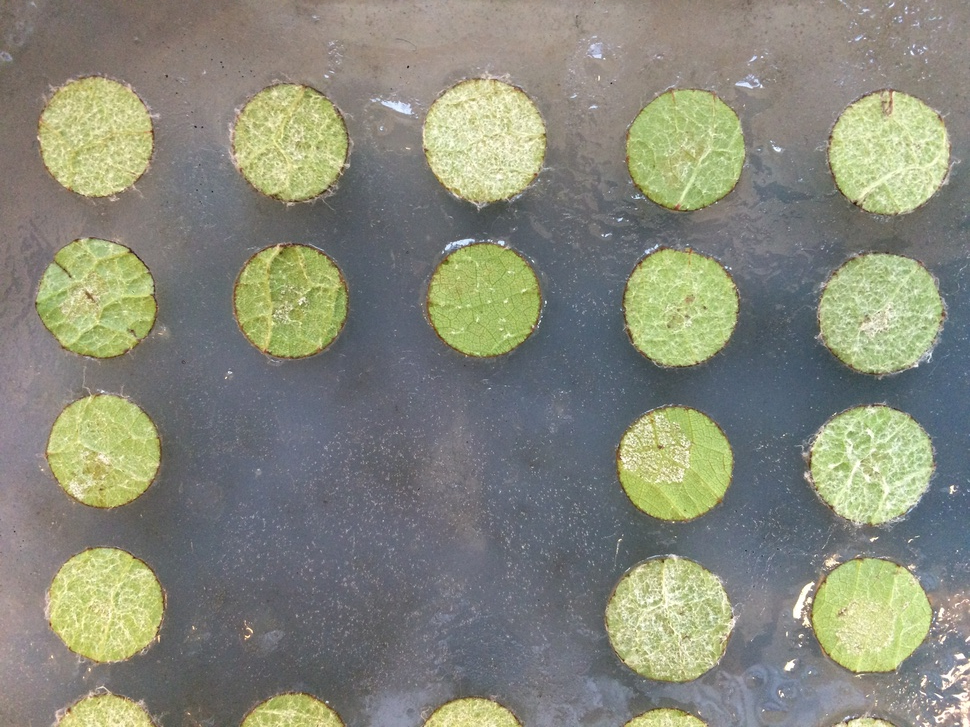
#> input picture HCtestpics/1.JPG, 970 x 727 px, shrunk from 3264 x 2448 before the run, found by its file name
$ python values.py
#> lines starting #> are read from the running program, lines starting #| are printed output that depends on the picture; after the words box and inside, x2 and y2 are one past the last pixel; in counts of white or black regions, pixels touching at a corner belong together
#Here we import libraries whose functions will be called throughout the script.
import cv2
import math
import numpy as np
import itertools
import argparse
import multiprocessing
from multiprocessing.dummy import Pool as ThreadPool

#argparse is a simple way to allow for a command-line interface with the script.
parser = argparse.ArgumentParser(description='High-Throughput Downy Mildew Phenotyping - Obtaining ratings')
parser.add_argument('-ext', type=str, default='jpg',
                    help='Image file extension. Default: jpg')
parser.add_argument('-s', type=int, default=1,
                    help='First image name. Default: 1')
parser.add_argument('-e', type=int, default=1,
                    help='Last image name. If only one image is to be analyzed, set -e to what -s is. Default: 1')
parser.add_argument('-r', type=int, default=4,
                    help='Number of rows in image. Default: 4')
parser.add_argument('-dist', type=int, default=200,
                    help='Distance in pixels of how far vertically in one direction the program should search for circle centers from the center of a row. Default: 200')
parser.add_argument('-sub', type=int, default=20,
                    help='Value in pixels that will be subtracted from the circle radii, which are measured also in pixels. This is used to avoid leaf disc outer edges being taken into account in the calculation of disease severity. Default: 20')
parser.add_argument('-l', type=int, default=255,
                    help='Threshold value for L in Lab color space. Default: 255')
parser.add_argument('-a', type=int, default=130,
                    help='Threshold value for a in Lab color space. This threshold is inversed. Default: 130')
parser.add_argument('-b', type=int, default=150,
                    help='Threshold value for b in Lab color space. Default: 150')
parser.add_argument('-can1', type=int, default=5,
                    help='Lower hysteresis parameter in pixels for the Canny filter. Values below this threshold are not kept. Default: 5')
parser.add_argument('-can2', type=int, default=70,
                    help='Upper hysteresis parameter in pixels for the Canny filter. Values above this threshold are kept. Values in between this parameter and the lower parameter only are kept if they are connected by a pixel above this parameter. Default: 70')
parser.add_argument('-minrad', type=int, default=145,
                    help='Minimum circle radius parameter in pixels for the Hough circle transform. Default: 145')
parser.add_argument('-maxrad', type=int, default=210,
                    help='Maximum circle radius parameter in pixels for the Hough circle transform. Default: 210')
parser.add_argument('-cdist', type=int, default=400,
                    help='Minimum distance between the centers of the detected circles. Default: 400')
parser.add_argument('-circlethresh', type=int, default=30,
                    help='The accumulator threshold for the circle centers for the Hough circle transform. Smaller values will mean more circles will be detected. Default: 30')
parser.add_argument('-linethresh', type=int, default=200,
                    help='The accumulator threshold for the lines in the probabilistic Hough line transform algorithm. Smaller values will mean more lines will be detected. Default: 200')
parser.add_argument('-minline', type=int, default=75,
                    help='The minimum line length that will be dectect with the probabilistic Hough line transform algorithm. Default: 75')
parser.add_argument('-o', type=str, default='values.csv',
                    help='Output csv file name. Default: values.csv')
args = parser.parse_args()


#ThreadPool() tells the program how many CPU cores to use while running the program.
#multiprocessing.cpu_count() obtains the total number of CPU cores that you have. This can be changed to any number,
#but inputting a number greater than the number of CPU cores you have might actually slow down the program.
pool = ThreadPool(multiprocessing.cpu_count())
#my_imgs holds a list of numbers that correspond to image files in the current directory.
#This is used to tell the cores what images you want analyzed and in what order (output order is the same as input order).
my_imgs = list(range(args.s, (args.e + 1)))

def getvals(n):
    #cv2.imread reads the (color) image in BGR format. The first %s in %s.%s is changed to n, or the current image the program is analyzing (staring with the first image in my_imgs), while
    #the second %s is changed to args.ext, or the current image's file extension name. The s in %s tells to make n and args.ext a string (image file names are strings).
    #A color image is loaded into memory as an array of three matricies holding values 0 through 255. Each matrix corresponds to either the blue, green, or red slice of the image.
    #A matrix is a two-dimensional array of numbers arranged in rows and columns. The dimension of the matrix depends on the image resolution.
#> called with n = 1
    img = cv2.imread(filename = '%s.%s' % (n, args.ext))
#> img is the input picture: shape (727, 970, 3); mean B, G, R 122.8, 137.6, 135.8

    #cv2.cvtColor converts a color image from one color space to another. In this case we are converting img from the BGR color space to the LAB color space.
    lab = cv2.cvtColor(img, code = cv2.COLOR_BGR2LAB)
#> lab: shape (727, 970, 3); mean of channels 0, 1, 2 144.1, 125.3, 135.1
    #cv2.split splits an image into individual slices of a color format. In this case we are splitting an image in LAB color space into three grayscale images that hold the L, A, and B slices.
    #A grayscale image is one that holds values from 0 (black) to 255 (white).
    l,a,b = cv2.split(lab)

    #cv2.threshold takes a grayscale image, a threshold value, a maximum value, and a thresholding type.
    #Using THRESH_BINARY, what cv2.threshold does is it takes all the values in the input grayscale image that are greater than the threshold value and sets them to 255 (white), the maximum value.
    #The rest of the pixels are then set to 0 (black). The output image is stored in thresh_l in this case. ret returns the threshold value.
    ret, thresh_l = cv2.threshold(l, thresh = args.l, maxval = 255, type = cv2.THRESH_BINARY)
#> thresh_l: shape (727, 970); every value is 0
    #Using THRESH_BINARY_INV, pixels greater than the threshold value are set to 0 (black), while the rest are set to 255 (white), the maximum value.
    ret, thresh_a = cv2.threshold(a, thresh = args.a, maxval = 255, type = cv2.THRESH_BINARY_INV)
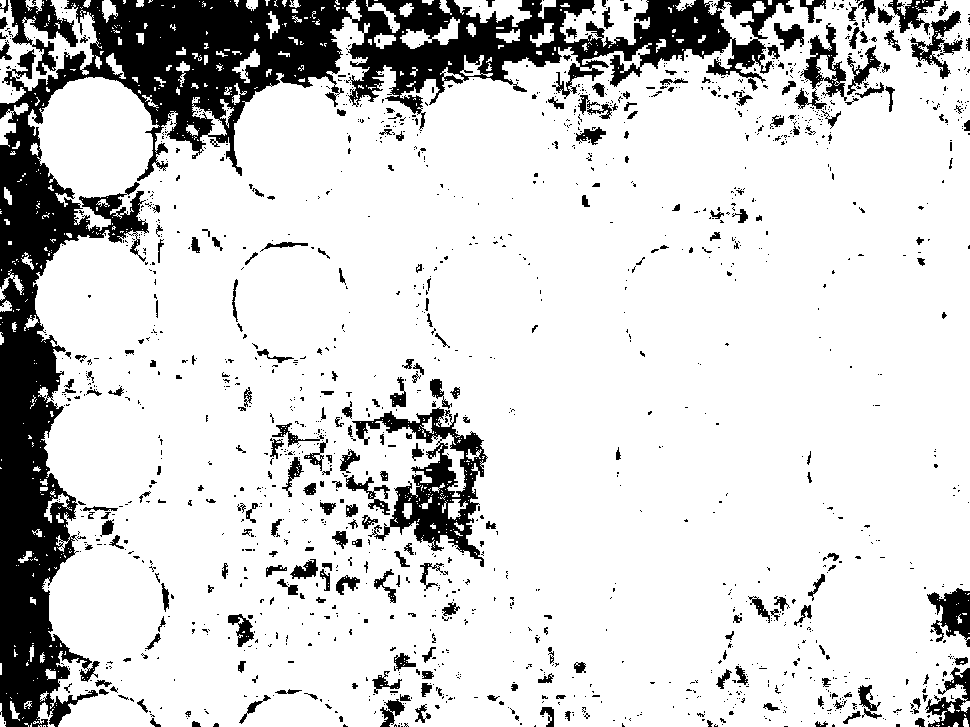
#> thresh_a: shape (727, 970); 83.1% white; 1572 black regions (1307 under 20 px), largest, box (x1, y1, x2, y2) and area: (0, 0, 794, 727) 80689, (352, 407, 488, 567) 6826, (10, 0, 78, 75) 1976
#> ret = 130
    ret, thresh_b = cv2.threshold(b, thresh = args.b, maxval = 255, type = cv2.THRESH_BINARY)
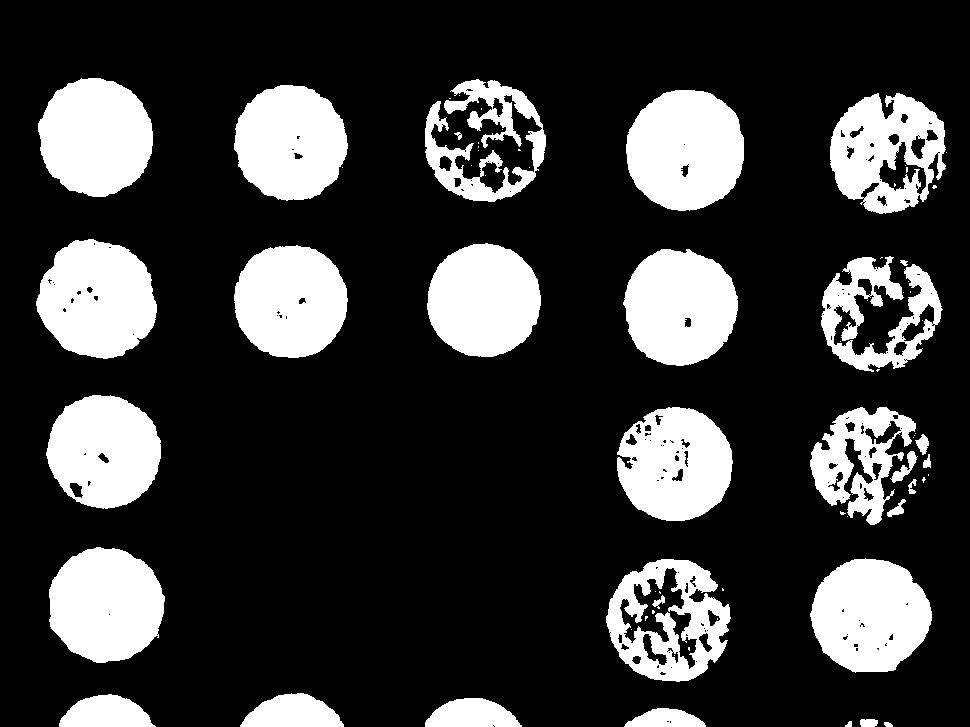
#> thresh_b: shape (727, 970); 22.5% white; 73 white regions (42 under 20 px), largest, box (x1, y1, x2, y2) and area: (626, 90, 744, 211) 11288, (36, 239, 157, 359) 10863, (38, 78, 153, 197) 10616
#> ret = 150

    #cv2.bitwise_or takes two images (in our case, but it can also take scalars) of the same size and determines which elements of the input matricies are the same and which are different.
    #The same elements are given the value of the two input matricies at that element in the output matrix. The different elements are given the higher value out of the two input matricies at that element in the output matrix.
    mask1 = cv2.bitwise_or(thresh_b, thresh_l)
    #cv2.bitwise_and does the same as above except the different elements are given the lower value out of the two input matricies at that element in the output matrix.
    mask1 = cv2.bitwise_and(mask1, thresh_a)
#> mask1: shape (727, 970); 22.4% white; 74 white regions (42 under 20 px), largest, box (x1, y1, x2, y2) and area: (626, 90, 744, 211) 11244, (36, 239, 156, 359) 10838, (38, 78, 153, 197) 10542
    #The mask parameter does not alter how cv2.bitwise_and operates, but the final output matrix elements are given values only if the mask parameter input matrix has a value other than 0 in those elements, otherwise
    #the output matrix elements will be 0.
    orig = cv2.bitwise_and(img, img, mask = mask1)

    #Here we split out original image in BGR color space into three grayscale images that hold the B, G, and R slices.
    b, g, r = cv2.split(img)

    #The Wallis filter algorithm equalizes the lighting conditions across an image using the local statistics of the image. Given a specified desired mean and standard deviation, the algorithm will break up
    #the image into squares and will adjust the mean and standard deviation to be more like that desired. In our case, we only care about adjusting the standard deviation.
    #This abridged Wallis filter code was implemented with help from Konrad Wenzel, and was originally fully implemented in ImgTool (http://kaydoubleu.de/?page_id=188).

    #We specify how big the sides of the squares will be by the kernel_size parameter. stddev is the desired standard deviation.
    kernel_size = 149
    stddev = 100

    #np.float32 changes the type of b from uint8 to float32. This allows us to have decimals in our calculations. We use the blue slice of the image because it highlights the sporulation phenotype better than other slices.
    b = np.float32(b)
    #cv2.boxFilter convolutes the input image with a kernel matrix filled with ones, the size of which is specified by ksize (149 x 149 kernel in our case). The resulting image pixel values will be means of the pixels in the kernel
    #placed above the corresponding pixels in the original image. ddepth of -1 specifies that mean_mat will be the same type as b (float32).
    mean_mat = cv2.boxFilter(b, ddepth = -1, ksize = (kernel_size, kernel_size))
    #Here we convolute a matrix of squared deviations with a kernel matrix filled with ones, with the resulting matrix, var_mat, holding the variances of the pixels over the kernels.
    var_mat = cv2.boxFilter(cv2.pow(b - mean_mat, 2), ddepth = -1, ksize = (kernel_size, kernel_size))
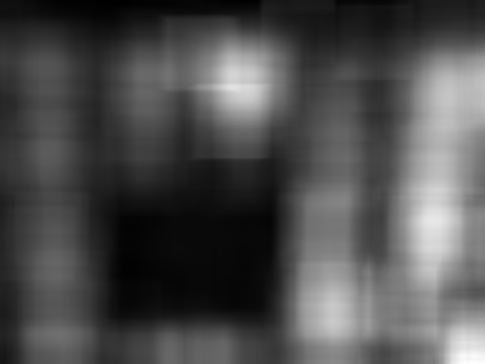
#> var_mat: shape (727, 970) float32 (shown at 1/2 size); min 55.68, max 1190.8, mean 400.8; drawn with min black and max white
    #Here we set any negative value in var_mat to 0 as otherwise we cannot take the square root of it. The negative values in the var_mat matrix are very small and are the result of rounding error.
    var_mat[var_mat < 0] = 0
    #stddev_mat gives the standard deviation of the pixels.
    stddev_mat = cv2.sqrt(var_mat)
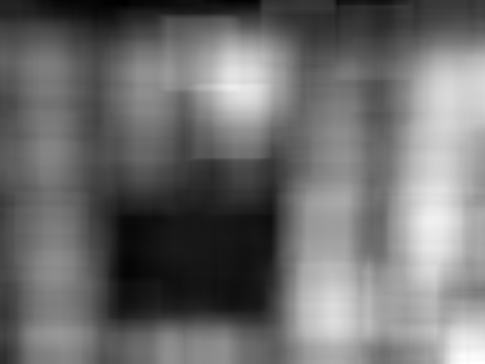
#> stddev_mat: shape (727, 970) float32 (shown at 1/2 size); min 7.46, max 34.51, mean 19.1; drawn with min black and max white

    #Our Wallis-filtered image can be thought of as being a result of the blue layer being centered and standardized (the (b-mean_mat)/(stddev_mat + 0.00000001) part) and "given" a new standard deviation by
    #the product of the centered and standardized image and stddev. That image then is added to the mean of the original image. This intuitive explanation only differs from reality in the processing of the image
    #through a collection of squares rather than the image as a whole. The addition of 0.00000001 to stddev_mat is used to prevent divison by zero.
    wallis = (b-mean_mat) * (stddev/(stddev_mat + 0.00000001)) + mean_mat
    #Since a grayscale image can only have values between 0 and 255, any values below or above the limit become the limit.
    wallis[wallis > 255] = 255
    wallis[wallis < 0] = 0
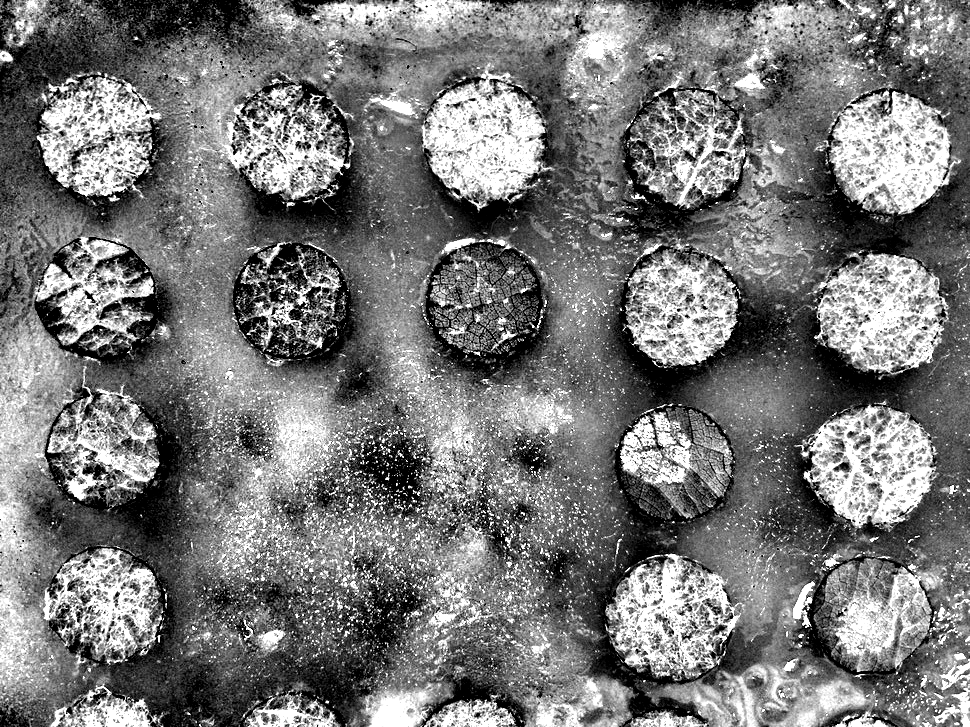
#> wallis: shape (727, 970) float32; min 0, max 255, mean 119.6
    #np.uint8 converts the values in wallis, which are rounded with np.round (Python natively always rounds down when changing variable type), to integers between the values 0 and 255.
    wallis = np.uint8(np.round(wallis))
    #Here we set all the pixels other than 255 to 0.
    ret, wallis = cv2.threshold(wallis, thresh = 254, maxval = 255, type = cv2.THRESH_BINARY)
#> wallis: shape (727, 970); 8.5% white in thin lines or dots
#> (the rest of the program and of its run is left out)
